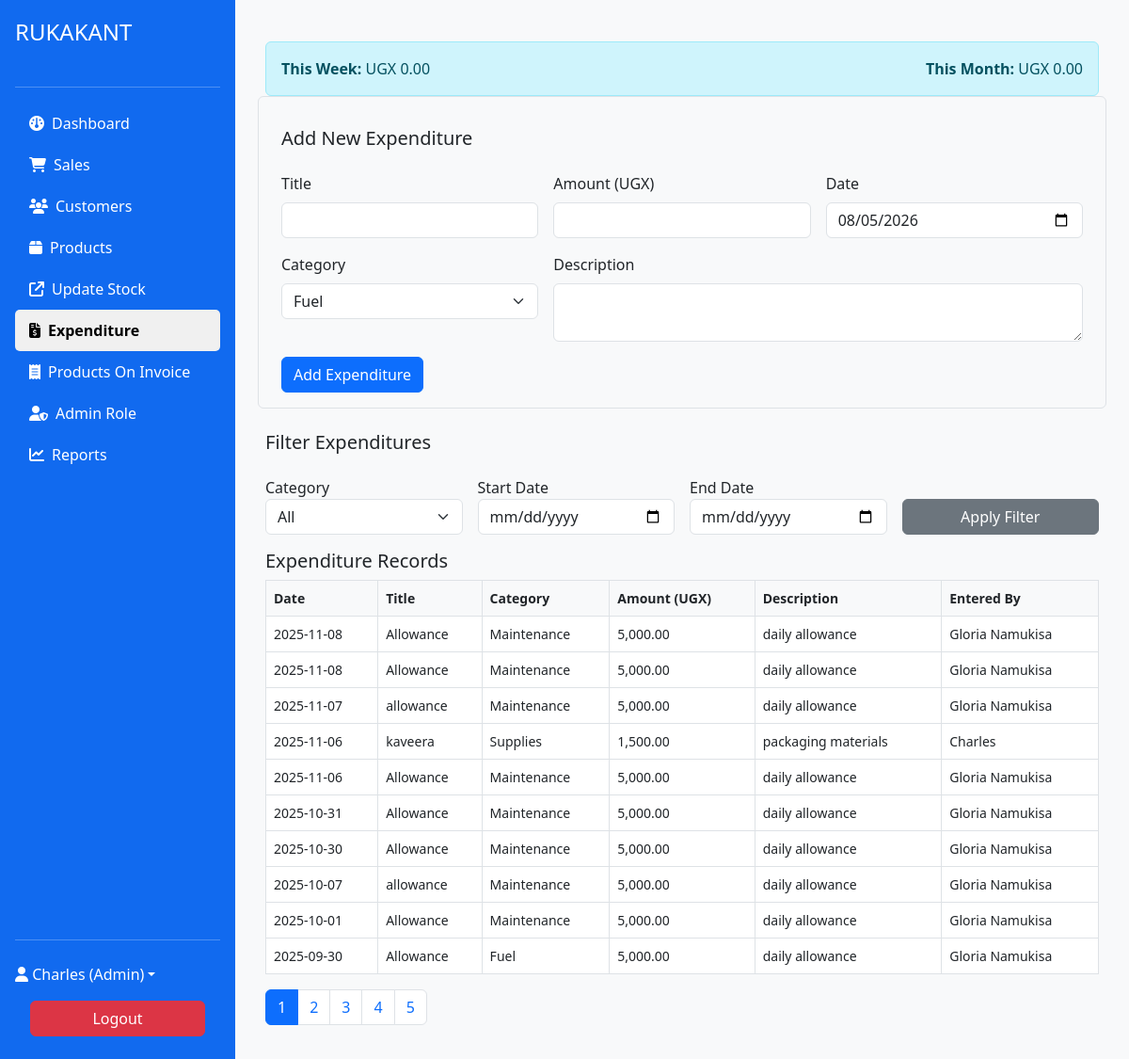
/system/expenditures.php (signed in), run on an earlier commit of the app's database.
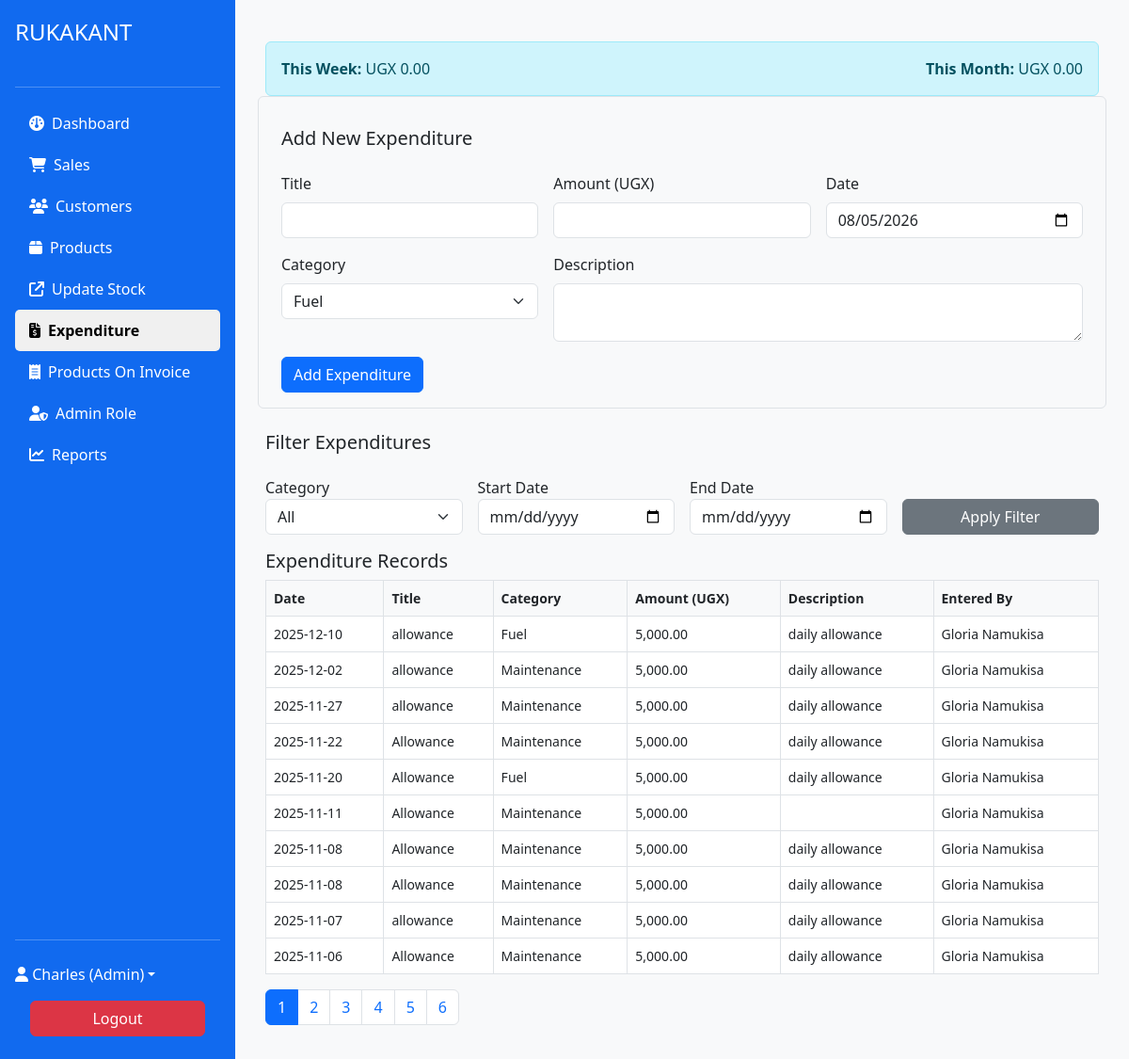
And on a later commit of the database.
### tables this page shows
CREATE TABLE `expenditures_pharm` (
  `id` int(11) NOT NULL,
  `user_id` int(11) NOT NULL,
  `title` varchar(100) NOT NULL,
  `description` text DEFAULT NULL,
  `amount` double DEFAULT NULL,
  `expense_date` date NOT NULL,
  `created_at` datetime DEFAULT current_timestamp(),
  `category` varchar(50) NOT NULL DEFAULT 'General'
);

CREATE TABLE `users_pharm` (
  `id` int(11) NOT NULL,
  `username` varchar(50) NOT NULL,
  `password` varchar(255) NOT NULL,
  `role` enum('admin','pharmacist') NOT NULL,
  `full_name` varchar(100) NOT NULL,
  `email` varchar(100) NOT NULL,
  `phone` varchar(20) DEFAULT NULL,
  `created_at` datetime DEFAULT current_timestamp(),
  `last_login` datetime DEFAULT NULL,
  `status` tinyint(4) DEFAULT 1
);

### includes/db.php (called while the page is built, shortened)
<?php
class Database
{
    private $host = 'localhost';
    private $user = 'root';
    private $pass = '';
    private $dbname = 'hospital_management';
    private $conn;
    public function __construct()
    {
        $this->conn = new mysqli($this->host, $this->user, $this->pass, $this->dbname);
    }
    public function fetchOne($sql, $params = [])
    {
        $stmt = $this->conn->prepare($sql);
        $stmt->execute();
        $result = $stmt->get_result();
        return $result ? $result->fetch_assoc() : null;
    }
    public function fetchAll($sql, $params = [])
    {
        $stmt = $this->conn->prepare($sql);
        if (!empty($params)) {
            $types = str_repeat('s', count($params));
            $stmt->bind_param($types, ...$params);
        }
        $stmt->execute();
        $result = $stmt->get_result();
        return $result ? $result->fetch_all(MYSQLI_ASSOC) : [];
    }
}

### system/expenditures.php (the view, shortened to what the changed rows need)
<?php
require_once '../includes/header.php';
require_once '../includes/db.php';
$page = $_GET['page'] ?? 1;
$limit = 10;
$offset = ($page - 1) * $limit;
$filter_category = $_GET['filter_category'] ?? '';
$start_date = $_GET['start_date'] ?? '';
$end_date = $_GET['end_date'] ?? '';
$filter_sql = "WHERE 1=1";
$filter_params = [];
$count_query = $db->fetchOne("SELECT COUNT(*) as total FROM expenditures_pharm $filter_sql", $filter_params);
$total_result = $count_query['total'];
$total_pages = ceil($total_result / $limit);
$filter_sql .= " ORDER BY expense_date DESC LIMIT ? OFFSET ?";
$filter_params[] = $limit;
$filter_params[] = $offset;
$expenses = $db->fetchAll("SELECT e.*, u.full_name FROM expenditures_pharm e JOIN users_pharm u ON e.user_id = u.id $filter_sql", $filter_params);
?>
<div class="container-fluid mt-4">
    <div class="table-responsive">
        <table class="table table-bordered table-hover">
            <thead>
                <tr>
                    <th>Date</th>
                    <th>Title</th>
                    <th>Category</th>
                    <th>Amount (UGX)</th>
                    <th>Description</th>
                    <th>Entered By</th>
                </tr>
            </thead>
            <tbody>
                <?php foreach ($expenses as $exp): ?>
                    <tr>
                        <td><?= htmlspecialchars($exp['expense_date']) ?></td>
                        <td><?= htmlspecialchars($exp['title']) ?></td>
                        <td><?= htmlspecialchars($exp['category']) ?></td>
                        <td><?= number_format($exp['amount'], 2) ?></td>
                        <td><?= htmlspecialchars($exp['description']) ?></td>
                        <td><?= htmlspecialchars($exp['full_name']) ?></td>
                    </tr>
                <?php endforeach; ?>
            </tbody>
        </table>
    </div>
    <nav>
        <ul class="pagination">
            <?php for ($i = 1; $i <= $total_pages; $i++): ?>
                <li class="page-item <?= ($i == $page) ? 'active' : '' ?>">
                    <a class="page-link" href="?page=<?= $i ?>&filter_category=<?= urlencode($filter_category) ?>&start_date=<?= $start_date ?>&end_date=<?= $end_date ?>"><?= $i ?></a>
                </li>
            <?php endfor; ?>
        </ul>
    </nav>
</div>
<?php require_once '../includes/footer.php'; ?>

What changed in the data, as far as the page shows it:
no longer on this page (row unchanged): expenditures_pharm: expense_date "2025-11-06", title "kaveera", category "Supplies", amount "1,500.00", description "packaging materials", user.full_name "Charles"
no longer on this page (row unchanged): expenditures_pharm: expense_date "2025-10-31", title "Allowance", category "Maintenance", amount "5,000.00", description "daily allowance", user.full_name "Gloria Namukisa"
no longer on this page (row unchanged): expenditures_pharm: expense_date "2025-10-30", title "Allowance", category "Maintenance", amount "5,000.00", description "daily allowance", user.full_name "Gloria Namukisa"
no longer on this page (row unchanged): expenditures_pharm: expense_date "2025-10-07", title "allowance", category "Maintenance", amount "5,000.00", description "daily allowance", user.full_name "Gloria Namukisa"
no longer on this page (row unchanged): expenditures_pharm: expense_date "2025-10-01", title "Allowance", category "Maintenance", amount "5,000.00", description "daily allowance", user.full_name "Gloria Namukisa"
no longer on this page (row unchanged): expenditures_pharm: expense_date "2025-09-30", title "Allowance", category "Fuel", amount "5,000.00", description "daily allowance", user.full_name "Gloria Namukisa"
added expenditures_pharm: expense_date "2025-12-10", title "allowance", category "Fuel", amount "5,000.00", description "daily allowance", user.full_name "Gloria Namukisa"
added expenditures_pharm: expense_date "2025-12-02", title "allowance", category "Maintenance", amount "5,000.00", description "daily allowance", user.full_name "Gloria Namukisa"
added expenditures_pharm: expense_date "2025-11-27", title "allowance", category "Maintenance", amount "5,000.00", description "daily allowance", user.full_name "Gloria Namukisa"
added expenditures_pharm: expense_date "2025-11-22", title "Allowance", category "Maintenance", amount "5,000.00", description "daily allowance", user.full_name "Gloria Namukisa"
added expenditures_pharm: expense_date "2025-11-20", title "Allowance", category "Fuel", amount "5,000.00", description "daily allowance", user.full_name "Gloria Namukisa"
added expenditures_pharm: expense_date "2025-11-11", title "Allowance", category "Maintenance", amount "5,000.00", user.full_name "Gloria Namukisa"
Also different on the page:
new list line: "6"
